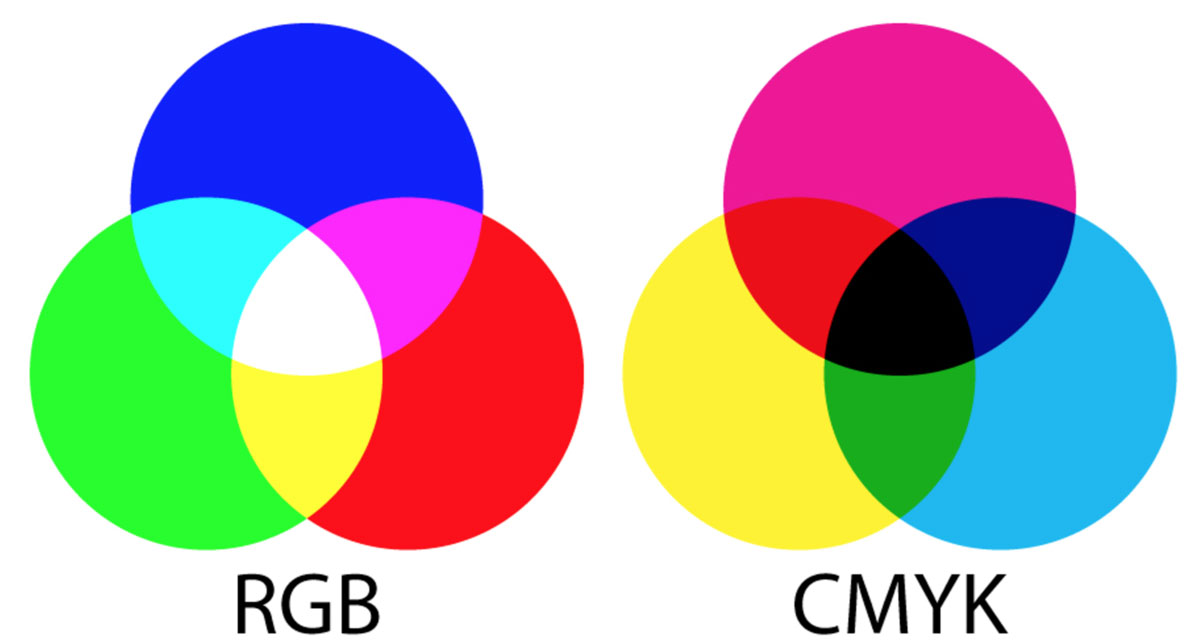
#> input picture ответы/data/image.png, 1200 x 641 px
$ jupyter execute b_6.ipynb
#> lines starting #> are read from the running program, lines starting #| are printed output that depends on the picture
1.  Опишите  методы  выделения  краёв  и  границ  в  изображениях,  включая
использование градиентов и фильтров, таких как Робертса, Превитт, Собель, и
Scharr. Как дифференцирование и свёртка применяются для выявления важных
границ и структур в изображениях? Объясните, как изменение размера ядра
фильтра влияет на результаты выделения краёв.
2.  Разработайте алгоритм на Python для коррекции цвета изображения, переводя
его в пространство CIE XYZ и обратно.

Выделение краёв — это процесс обнаружения резких изменений яркости или цвета в изображении, которые обычно соответствуют границам объектов. Основные методы основаны на вычислении градиентов и использовании свёрточных фильтров.

Дифференцирование: Градиенты вычисляются как производные яркости по направлениям x и y.
Свёртка: Фильтры (например, Собель) применяются через операцию свёртки, где ядро накладывается на изображение для вычисления градиентов.

Влияние размера ядра фильтра:

Маленькое ядро (например, 2x2 или 3x3):
- Выделяет мелкие детали и тонкие края.
- Более чувствительно к шуму.

Большое ядро (например, 5x5 или 7x7):
- Лучше подавляет шум.
- Выделяет более грубые и широкие края.
- Может пропускать мелкие детали.

[cell 1]
import cv2
import numpy as np
import matplotlib.pyplot as plt


image = cv2.imread('./data/image.png')
#> image is the input picture: shape (641, 1200, 3); mean B, G, R 180.9, 179.8, 186.4

image_rgb = cv2.cvtColor(image, cv2.COLOR_BGR2RGB)

image_xyz = cv2.cvtColor(image_rgb, cv2.COLOR_RGB2XYZ)  # RGB > XYZ
#> image_xyz: shape (641, 1200, 3); mean of channels 0, 1, 2 173.7, 181.3, 186.7
image_xyz_rgb = cv2.cvtColor(image_xyz, cv2.COLOR_XYZ2RGB)  # XYZ > RGB
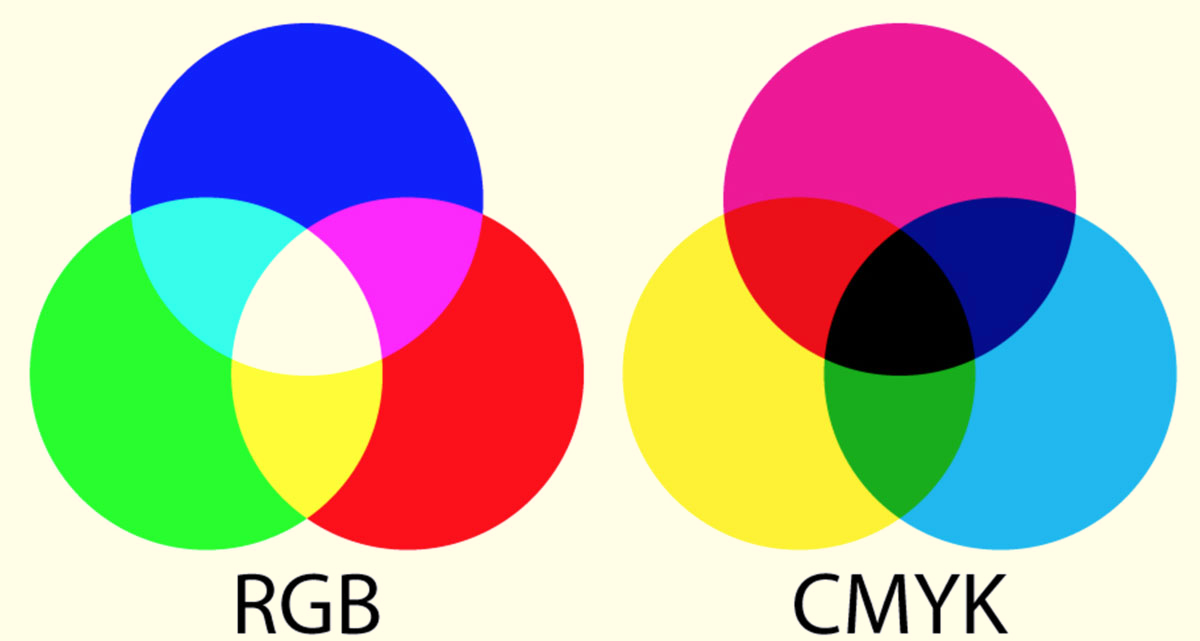
#> image_xyz_rgb: shape (641, 1200, 3); mean R, G, B 186.8, 179.3, 169.9

difference = image_rgb.astype(np.float32) - image_xyz_rgb.astype(np.float32)
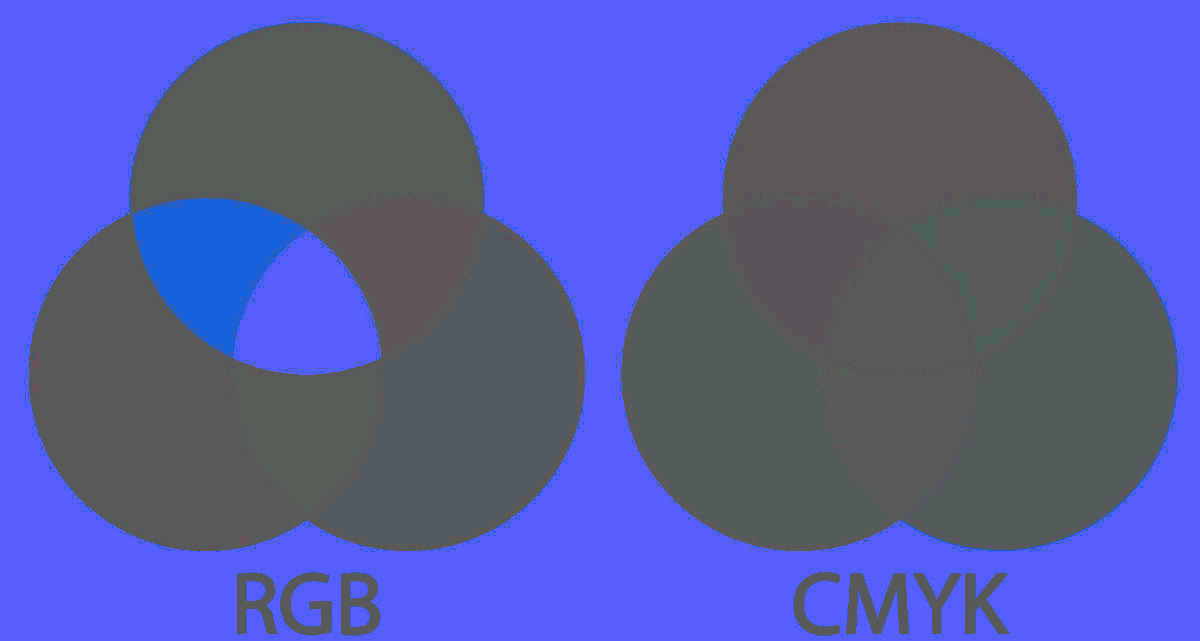
#> difference: shape (641, 1200, 3) float32; mean R, G, B -0.4, 0.5, 11; drawn with min black and max white

corrected_image = image_xyz_rgb.astype(np.float32) + difference
corrected_image = np.clip(corrected_image, 0, 255).astype(np.uint8)


plt.figure(figsize=(15, 5))

plt.subplot(1, 3, 1)
plt.imshow(image_rgb)
plt.title('Исходное изображение')

plt.subplot(1, 3, 2)
plt.imshow(image_xyz_rgb)
plt.title('Изображение без коррекции')

plt.subplot(1, 3, 3)
plt.imshow(corrected_image)
plt.title('Изображение с коррекцией')

plt.show()
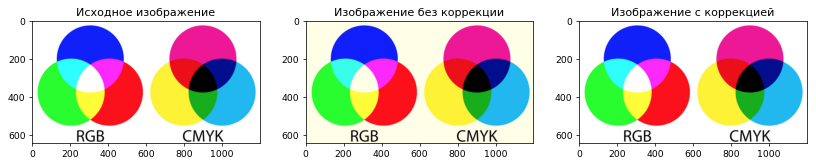
#> figure drawn by matplotlib, 3 panels

$ run again, with ответы/data/harris.png copied over ответы/data/image.png
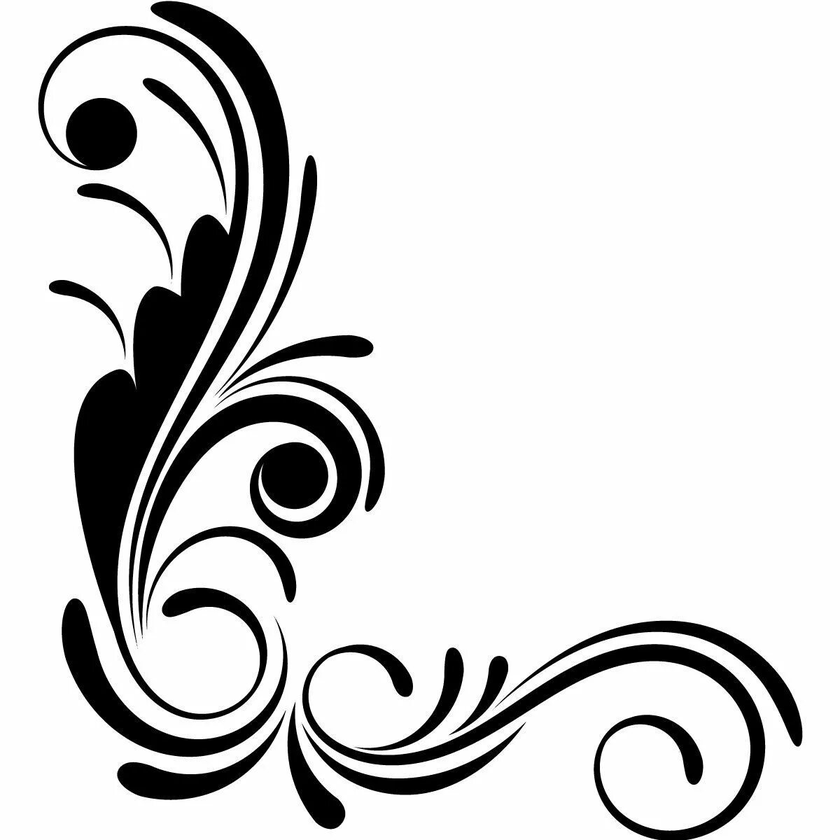
#> input picture ответы/data/harris.png, 840 x 840 px, shrunk from 1200 x 1200 before the run
#> image is the input picture: shape (840, 840, 3); min 0, max 255, mean 214.2
#> image_xyz: shape (840, 840, 3); mean of channels 0, 1, 2 203.3, 214.2, 215.5
#> `difference = image_rgb.astype(np.float32) - image_xyz_rgb.astype(np.fl..`:
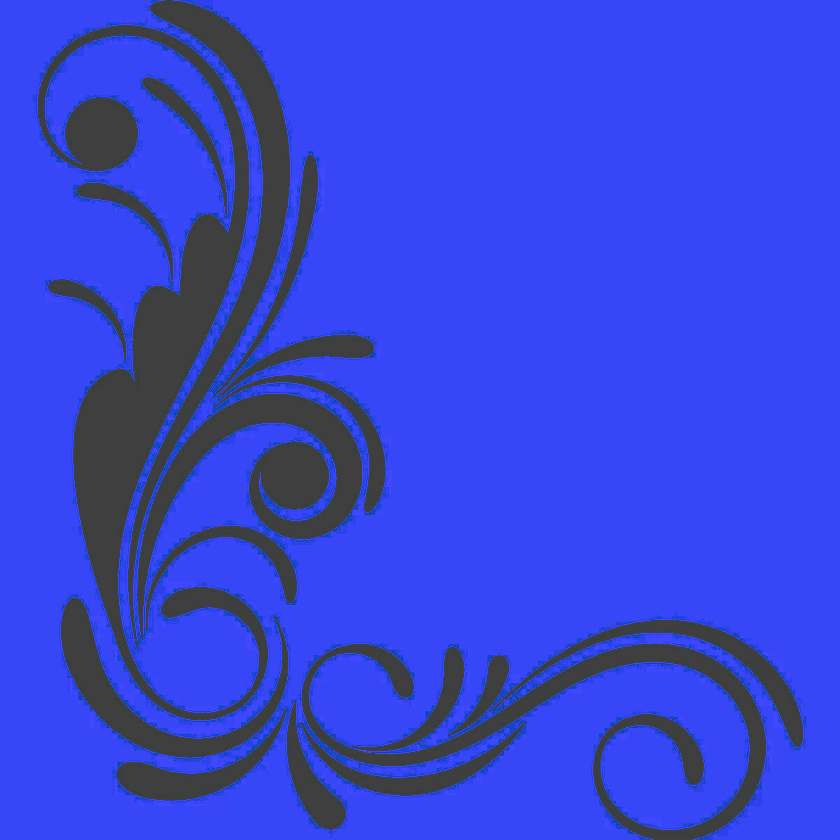
#> difference: shape (840, 840, 3) float32; mean R, G, B -1, 0.8, 18.9; drawn with min black and max white
#> `plt.show()`:
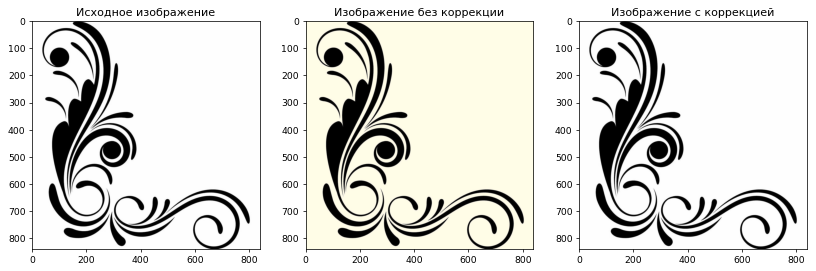
#> figure drawn by matplotlib, 3 panels

$ run again, with ответы/data/chess.jpg saved as ответы/data/image.png
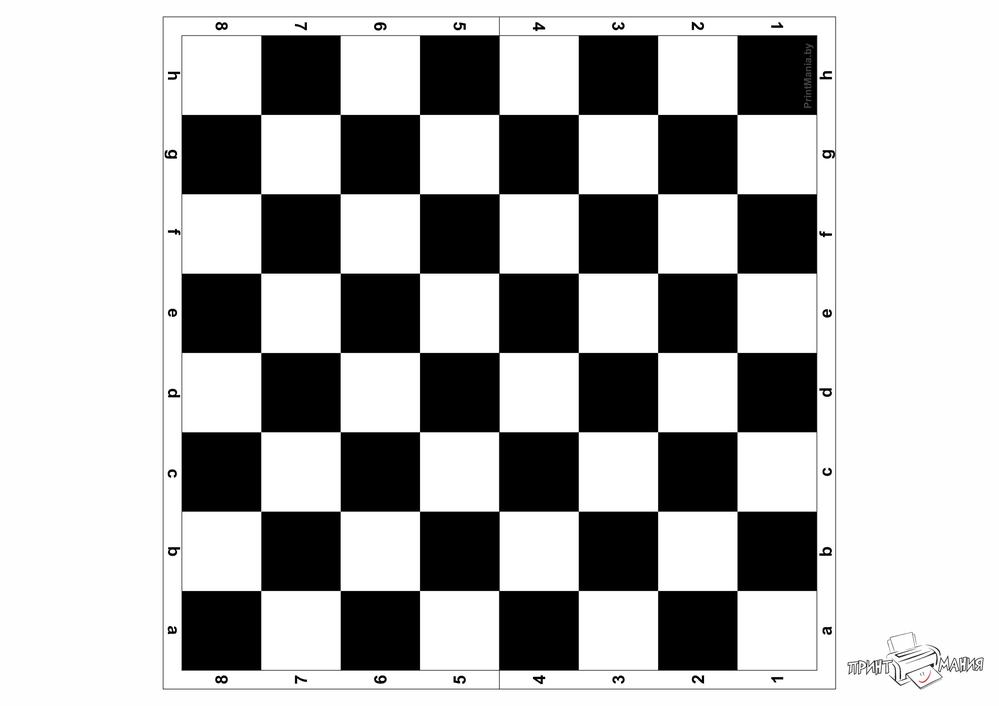
#> input picture ответы/data/chess.jpg, 999 x 706 px, shrunk from 3509 x 2481 before the run
#> image is the input picture: shape (706, 999, 3); mean B, G, R 179.9, 179.9, 179.9
#> image_xyz: shape (706, 999, 3); mean of channels 0, 1, 2 170.7, 179.9, 180.7
#> `difference = image_rgb.astype(np.float32) - image_xyz_rgb.astype(np.fl..`:
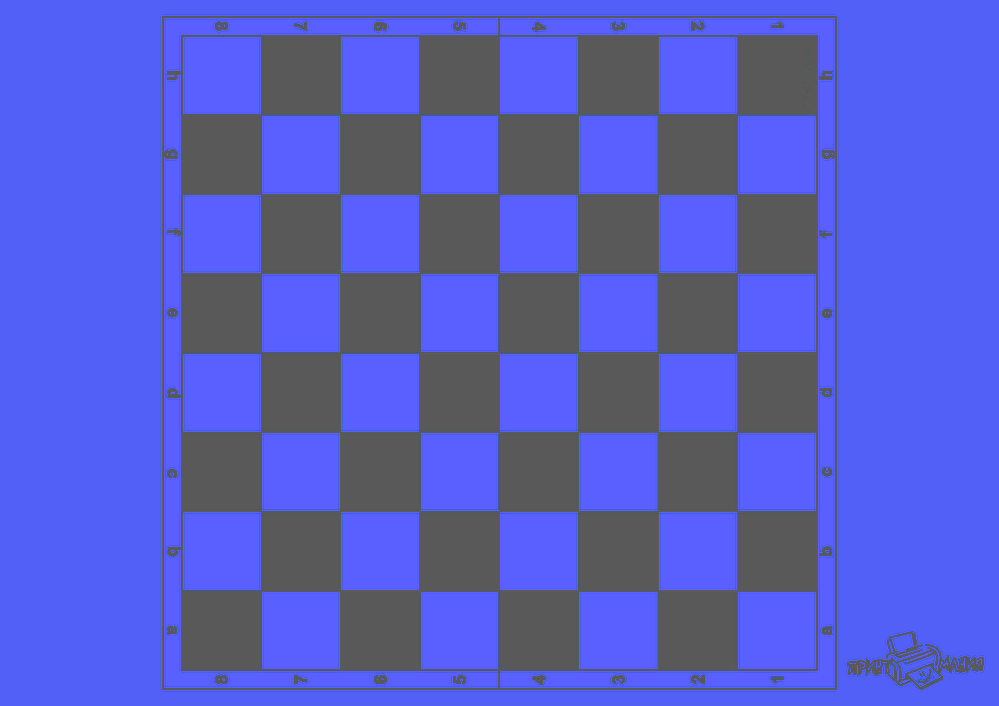
#> difference: shape (706, 999, 3) float32; mean R, G, B -0.4, 0.7, 16.1; drawn with min black and max white
#> `plt.show()`:
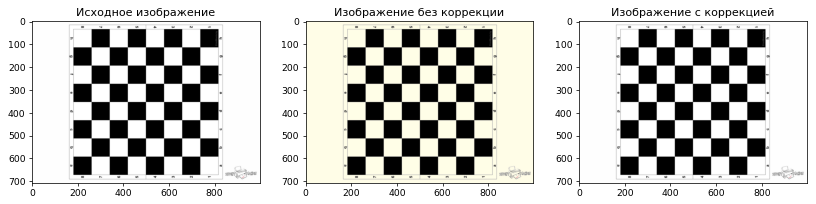
#> figure drawn by matplotlib, 3 panels

$ run again, with ответы/data/panorama01.jpg saved as ответы/data/image.png
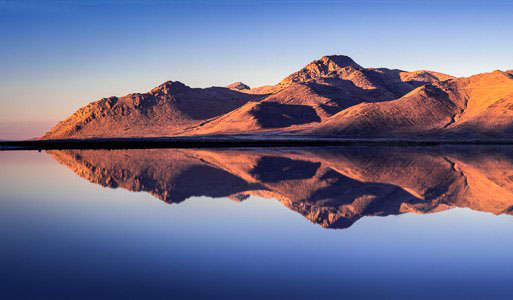
#> input picture ответы/data/panorama01.jpg, 513 x 300 px
#> image is the input picture: shape (300, 513, 3); mean B, G, R 141.4, 112.7, 115.1
#> image_xyz: shape (300, 513, 3); mean of channels 0, 1, 2 113.3, 115.3, 149.9
#> `difference = image_rgb.astype(np.float32) - image_xyz_rgb.astype(np.fl..`:
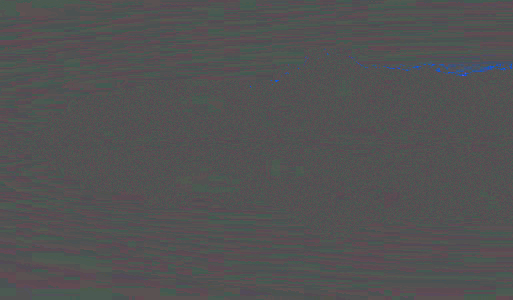
#> difference: shape (300, 513, 3) float32; mean R, G, B 0, 0, 0.1; drawn with min black and max white
#> `plt.show()`:
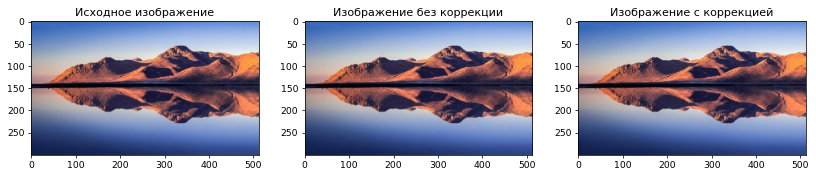
#> figure drawn by matplotlib, 3 panels
